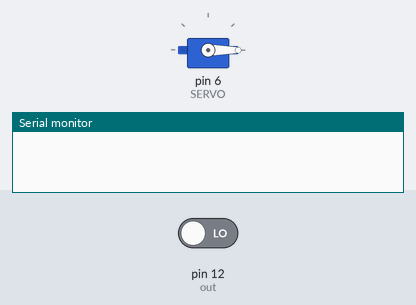
This sketch was run on a simulated Arduino Uno, built with avr-gcc and run on an emulated ATmega328P. Shown: servo, the last lines printed to the serial monitor. Inputs (shaded band) come from the test bench; at power-on: pin 12 (out) LOW.

Above: at 0.1 s.
At 3.3 s:
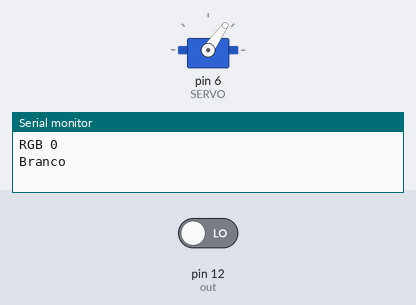
Timing chart, 0 to 4.8 s (numbered marks = the images above):
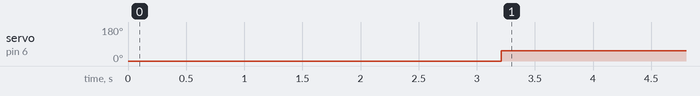

Measured:
- by itself, servo on pin 6 (SERVO): 0° → 55° at 3.2 s

The sketch:

ServoSeparadorCor.ino
```cpp
#include <Servo.h>
// Porta Digital 6 PWM do SERVO
#define SERVO 6
//Portas do sensor de cor
#define  s0 8
#define s1 9
#define s2 10
#define s3 11
#define  out 12

//variaveis RGB
int vRed, vGreen, vBlue, vRGB = 0;
//Objeto servo
Servo s;
// Posicao Servo
int pos;

void  setup()
{
  Serial.begin(9600);
  //pinos do sensor de cor
   pinMode(s0,OUTPUT);
   pinMode(s1,OUTPUT);
   pinMode(s2,OUTPUT);
   pinMode(s3,OUTPUT);
   pinMode(out,INPUT);
   //Putting S0/S1 on HIGH/HIGH levels means the output frequency scalling is at 100%  (recommended)
   //LOW/LOW is off HIGH/LOW is 20% and  LOW/HIGH is  2%
   digitalWrite(s0,HIGH);
   digitalWrite(s1,HIGH);

  //SERVO
  s.attach(SERVO);
  // Inicia motor posição zero
  s.write(0);
}


void loop()
{
   //S2/S3  levels define which set of photodiodes we are using LOW/LOW is for RED
   digitalWrite(s2,LOW);
   digitalWrite(s3,LOW);
   //Executing GetData function to  get the value
   vRed=pulseIn(out,LOW);
   delay(10);
  //S2/S3  levels define which set of photodiodes we are using LOW/HIGH  is for Blue
   digitalWrite(s2,LOW);
   digitalWrite(s3,HIGH);
   //Executing GetData function to  get the value
   vBlue=pulseIn(out,LOW);
   delay(10);
   //S2/S3  levels define which set of photodiodes we are using HIGH/HIGH is for green
   digitalWrite(s2,HIGH);
   digitalWrite(s3,HIGH);
   //Executing GetData function to  get the value
   vGreen=pulseIn(out,LOW);
   delay(10);
  // Serial.println("R "+ (String)vRed + " G " + (String)vGreen + " B " + (String)vBlue);
  vRGB = vRed + vGreen + vBlue;
  Serial.println("RGB "+ (String) vRGB);

   delay(180);
   //VERMELHO
  if ( vRGB > 150 and vRGB < 200 ){
    Serial.println("Vermelho");
    //posiciona servo no valor 30
    s.write(0);
  } else {
    //VERDE
    if (vRGB > 100 and vRGB <= 150){
      Serial.println("Verde");
      //posiciona servo no valor 55
      s.write(25);
    } else {
      //BRANCA
      if ( vRGB < 100){
        Serial.println("Branco");
        //posiciona servo no valor 80
        s.write(55);
      }
    }
  }
   //Every 3s we select  a photodiodes set and read its data
   delay(2500);
   // Inicia motor posição zero

}
```
